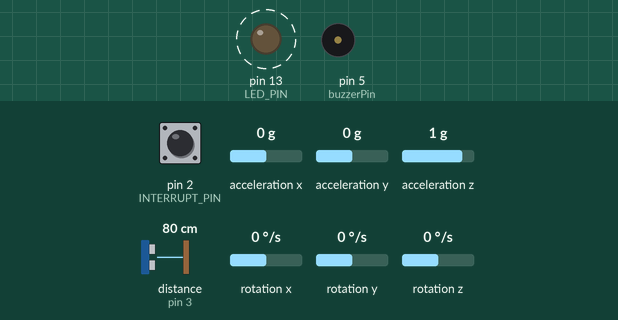
Simulated run of this sketch. Board: Arduino Uno, built with avr-gcc and run on an emulated ATmega328P. On the bench: output pins drawn as LEDs (lit = HIGH), buzzer (waves = sounding). Wiring (inferred from the names in the program): ultrasonic range finder: trigger pin 4; echo pin 3. Dashed ring = blinking. The inputs (shaded band) are chosen by the test bench; at power-on: pin 2 (INTERRUPT_PIN) LOW, acceleration x 0 g, acceleration y 0 g, acceleration z 1 g, distance to the obstacle (sensor on pin 3) 80 cm, rotation x 0 °/s, rotation y 0 °/s, rotation z 0 °/s. The echo pulse lasts 58.3 µs per cm; the sensor or clock chip raises its interrupt line as the real part does; pins used as bus, display or sensor lines are not drawn; what the sketch prints to the serial monitor is not drawn.

Above: at 0.56 s.
Timing chart, 0 to 3.5 s (numbered marks = the images above):
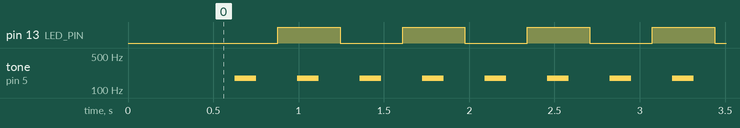

The sketch:

Final_Project.ino
```cpp
// ================================================================
// ===                    GYROSCOPE LIBRARY                     ===
// ================================================================

#include "I2Cdev.h"
#include "MPU6050_6Axis_MotionApps20.h"
#if I2CDEV_IMPLEMENTATION == I2CDEV_ARDUINO_WIRE
    #include "Wire.h"
#endif

// class default I2C address is 0x68
// specific I2C addresses may be passed as a parameter here
// AD0 low = 0x68 (default for SparkFun breakout and InvenSense evaluation board)
// AD0 high = 0x69
MPU6050 mpu;
//MPU6050 mpu(0x69); // <-- use for AD0 high

// uncomment "OUTPUT_READABLE_YAWPITCHROLL" if you want to see the yaw/
// pitch/roll angles (in degrees) calculated from the quaternions coming
// from the FIFO. Note this also requires gravity vector calculations.
// Also note that yaw/pitch/roll angles suffer from gimbal lock (for
// more info, see: http://en.wikipedia.org/wiki/Gimbal_lock)
#define OUTPUT_READABLE_YAWPITCHROLL

#define INTERRUPT_PIN 2  // use pin 2 on Arduino Uno & most boards
#define LED_PIN 13 // (Arduino is 13, Teensy is 11, Teensy++ is 6)
bool blinkState = false;

// MPU control/status vars
bool dmpReady = false;  // set true if DMP init was successful
uint8_t mpuIntStatus;   // holds actual interrupt status byte from MPU
uint8_t devStatus;      // return status after each device operation (0 = success, !0 = error)
uint16_t packetSize;    // expected DMP packet size (default is 42 bytes)
uint16_t fifoCount;     // count of all bytes currently in FIFO
uint8_t fifoBuffer[64]; // FIFO storage buffer

// orientation/motion vars
Quaternion q;           // [w, x, y, z]         quaternion container
VectorInt16 aa;         // [x, y, z]            accel sensor measurements
VectorInt16 aaReal;     // [x, y, z]            gravity-free accel sensor measurements
VectorInt16 aaWorld;    // [x, y, z]            world-frame accel sensor measurements
VectorFloat gravity;    // [x, y, z]            gravity vector
float euler[3];         // [psi, theta, phi]    Euler angle container
float ypr[3];           // [yaw, pitch, roll]   yaw/pitch/roll container and gravity vector

// packet structure for InvenSense teapot demo
uint8_t teapotPacket[14] = { '$', 0x02, 0,0, 0,0, 0,0, 0,0, 0x00, 0x00, '\r', '\n' };
volatile bool mpuInterrupt = false;     // indicates whether MPU interrupt pin has gone high
void dmpDataReady() {
    mpuInterrupt = true;
}

// ================================================================
// ===                      BUZZER LIBRARY                      ===
// ================================================================

const int buzzerPin = 5;//the buzzer pin attach to
int fre;//set the variable to store the frequence value

// ================================================================
// ===                       PING LIBRARY                       ===
// ================================================================

const int trigPin = 4;
const int echoPin = 3;

// ================================================================
// ===                      INITIAL SETUP                       ===
// ================================================================

void setup() {

// ================================================================
// ===                     GYROSCOPE SETUP                      ===
// ================================================================
    // join I2C bus (I2Cdev library doesn't do this automatically)
    #if I2CDEV_IMPLEMENTATION == I2CDEV_ARDUINO_WIRE
        Wire.begin();
        Wire.setClock(400000); // 400kHz I2C clock. Comment this line if having compilation difficulties
    #elif I2CDEV_IMPLEMENTATION == I2CDEV_BUILTIN_FASTWIRE
        Fastwire::setup(400, true);
    #endif

    // initialize serial communication
    // (115200 chosen because it is required for Teapot Demo output, but it's
    // really up to you depending on your project)
    Serial.begin(115200);
    while (!Serial); // wait for Leonardo enumeration, others continue immediately

    // initialize device
    mpu.initialize();
    pinMode(INTERRUPT_PIN, INPUT);

    // load and configure the DMP
    devStatus = mpu.dmpInitialize();

    // supply your own gyro offsets here, scaled for min sensitivity
    mpu.setXGyroOffset(220);
    mpu.setYGyroOffset(76);
    mpu.setZGyroOffset(-85);
    mpu.setZAccelOffset(1788); // 1688 factory default for my test chip

    // make sure it worked (returns 0 if so)
    if (devStatus == 0) {
        // turn on the DMP, now that it's ready
        Serial.println(F("Enabling DMP..."));
        mpu.setDMPEnabled(true);

        // enable Arduino interrupt detection
        Serial.print(F("Enabling interrupt detection (Arduino external interrupt "));
        Serial.print(digitalPinToInterrupt(INTERRUPT_PIN));
        Serial.println(F(")..."));
        attachInterrupt(digitalPinToInterrupt(INTERRUPT_PIN), dmpDataReady, RISING);
        mpuIntStatus = mpu.getIntStatus();

        // set our DMP Ready flag so the main loop() function knows it's okay to use it
        Serial.println(F("DMP ready! Waiting for first interrupt..."));
        dmpReady = true;

        // get expected DMP packet size for later comparison
        packetSize = mpu.dmpGetFIFOPacketSize();
    } else {
        // ERROR!
        // 1 = initial memory load failed
        // 2 = DMP configuration updates failed
        // (if it's going to break, usually the code will be 1)
        Serial.print(F("DMP Initialization failed (code "));
        Serial.print(devStatus);
        Serial.println(F(")"));
    }

    // configure LED for output
    pinMode(LED_PIN, OUTPUT);

// ================================================================
// ===                      BUZZER SETUP                        ===
// ================================================================
    pinMode(buzzerPin,OUTPUT);
}


// ================================================================
// ===                    MAIN PROGRAM LOOP                     ===
// ================================================================

void loop() {

// ================================================================
// ===                       GYROSCOPE                          ===
// ================================================================
    // if programming failed, don't try to do anything
    if (!dmpReady) return;

    // wait for MPU interrupt or extra packet(s) available
    while (!mpuInterrupt && fifoCount < packetSize) {
        if (mpuInterrupt && fifoCount < packetSize) {
          // try to get out of the infinite loop
          fifoCount = mpu.getFIFOCount();
        }
        // other program behavior stuff here
        // .
        // .
        // .
        // if you are really paranoid you can frequently test in between other
        // stuff to see if mpuInterrupt is true, and if so, "break;" from the
        // while() loop to immediately process the MPU data
        // .
        // .
        // .
    }

    // reset interrupt flag and get INT_STATUS byte
    mpuInterrupt = false;
    mpuIntStatus = mpu.getIntStatus();

    // get current FIFO count
    fifoCount = mpu.getFIFOCount();

    // check for overflow (this should never happen unless our code is too inefficient)
    if ((mpuIntStatus & _BV(MPU6050_INTERRUPT_FIFO_OFLOW_BIT)) || fifoCount >= 1024) {
        // reset so we can continue cleanly
        mpu.resetFIFO();
        fifoCount = mpu.getFIFOCount();
        Serial.println(F("FIFO overflow!"));

    // otherwise, check for DMP data ready interrupt (this should happen frequently)
    } else if (mpuIntStatus & _BV(MPU6050_INTERRUPT_DMP_INT_BIT)) {
        // wait for correct available data length, should be a VERY short wait
        while (fifoCount < packetSize) fifoCount = mpu.getFIFOCount();

        // read a packet from FIFO
        mpu.getFIFOBytes(fifoBuffer, packetSize);

        // track FIFO count here in case there is > 1 packet available
        // (this lets us immediately read more without waiting for an interrupt)
        fifoCount -= packetSize;

        #ifdef OUTPUT_READABLE_YAWPITCHROLL
            // display Euler angles in degrees
            mpu.dmpGetQuaternion(&q, fifoBuffer);
            mpu.dmpGetGravity(&gravity, &q);
            mpu.dmpGetYawPitchRoll(ypr, &q, &gravity);
            Serial.print("ypr\t");
            Serial.print(ypr[0] * 180/M_PI);
            Serial.print("\t");
            double angle;
            angle =ypr[1] * 180/M_PI;
            Serial.print(ypr[1] * 180/M_PI);
            Serial.print("\t");
            Serial.println(ypr[2] * 180/M_PI);
        #endif

// ================================================================
// ===                       PING SET UP                        ===
// ================================================================

long duration, inches, cm;

  pinMode(trigPin, OUTPUT);
  digitalWrite(trigPin, LOW);
  delayMicroseconds(2);
  digitalWrite(trigPin, HIGH);
  delayMicroseconds(10);
  digitalWrite(trigPin, LOW);
  pinMode(echoPin, INPUT);
  duration = pulseIn(echoPin, HIGH);
  inches = microsecondsToInches(duration);
  cm = microsecondsToCentimeters(duration);
  Serial.print(inches);
  Serial.print("in, ");
  Serial.print(cm);
  Serial.print("cm");
  Serial.println();
  delay(100);

// ================================================================
// ===                        MY SET UP                         ===
// ================================================================

if (angle < 97){
  // 7ft - 5ft
  if ((inches < 84) && (inches >= 60)){
  tone(buzzerPin, 175);
  delay(500);
  noTone(buzzerPin);
  delay(500);
  }
  // 5ft - 3ft
  if ((inches < 60) && (inches >= 36)){
  tone(buzzerPin, 175);
  delay(250);
  noTone(buzzerPin);
  delay(250);
  }
  // 3ft
  if (inches < 36){
  tone(buzzerPin, 175);
  delay(125);
  noTone(buzzerPin);
  delay(125);
  }
}

        // blink LED to indicate activity
        blinkState = !blinkState;
        digitalWrite(LED_PIN, blinkState);
    }
} //keep this this is the end of the void loop

// ================================================================
// ===                    EXTRA PING SET UP                     ===
// ================================================================

long microsecondsToInches(long microseconds){
  return microseconds / 74 / 2;
}
long microsecondsToCentimeters(long microseconds){
  return microseconds / 29 / 2;
}
```

Measured:
- by itself, pin 13 (LED_PIN): alternates HIGH for 0.37 s and LOW for 0.37 s
- by itself, tone on pin 5 (buzzerPin): alternates 175 Hz for 0.13 s and silent for 0.24 s
